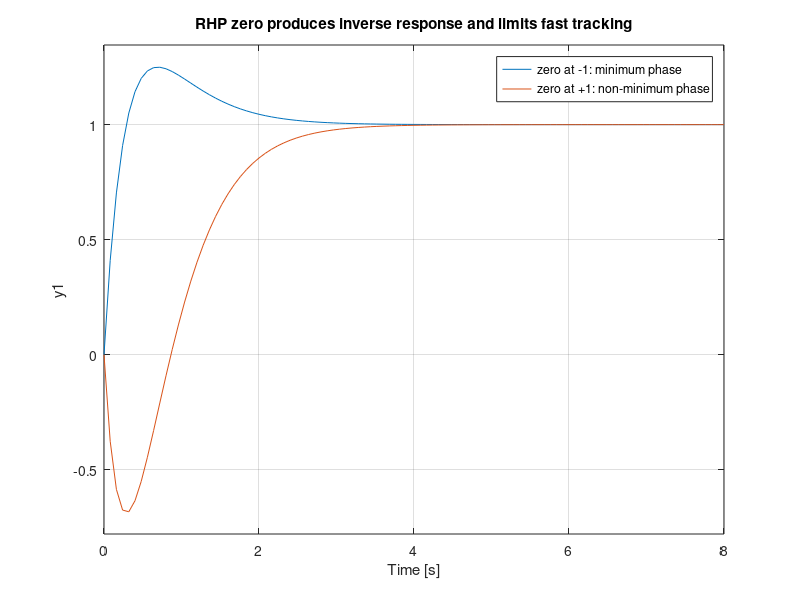

Recreate this plot in MATLAB. (Note: this script raises an error after producing the figure.)
% Chapter21_Lesson5.m
% Impact of zeros on achievable performance and limitations.
% Requires MATLAB Control System Toolbox for tf, zero, step, evalfr.

clear; clc; close all;

s = tf('s');
Gmin = 6*(s + 1)/(s^2 + 5*s + 6);   % zero at -1, DC gain 1
Gnmp = 6*(1 - s)/(s^2 + 5*s + 6);   % zero at +1, DC gain 1

fprintf('Minimum-phase zero:\n');
disp(zero(Gmin));
fprintf('Non-minimum-phase zero:\n');
disp(zero(Gnmp));
fprintf('Common poles:\n');
disp(pole(Gnmp));

figure;
step(Gmin, Gnmp, 8);
grid on;
legend('zero at -1: minimum phase', 'zero at +1: non-minimum phase', 'Location', 'best');
title('RHP zero produces inverse response and limits fast tracking');

% Interpolation constraint at the RHP zero z=1.
% For unity feedback L(s)=K*G(s), T=L/(1+L), S=1/(1+L).
% Since Gnmp(1)=0, every internally stable design without unstable cancellation
% satisfies T(1)=0 and S(1)=1.
z = 1;
for K = [0.5 2 10 100]
    L = K*Gnmp;
    T = feedback(L, 1);
    S = feedback(1, L);
    fprintf('K = %7.2f,  S(z) = %.8f,  T(z) = %.8f\n', ...
        K, real(evalfr(S, z)), real(evalfr(T, z)));
end

% Optional: compare closed-loop step responses under proportional gain.
figure;
hold on;
for K = [0.5 2 10]
    Tnmp = feedback(K*Gnmp, 1);
    step(Tnmp, 8);
end
grid on;
legend('K=0.5', 'K=2', 'K=10', 'Location', 'best');
title('Increasing gain cannot remove the RHP-zero interpolation constraint');
hold off;
